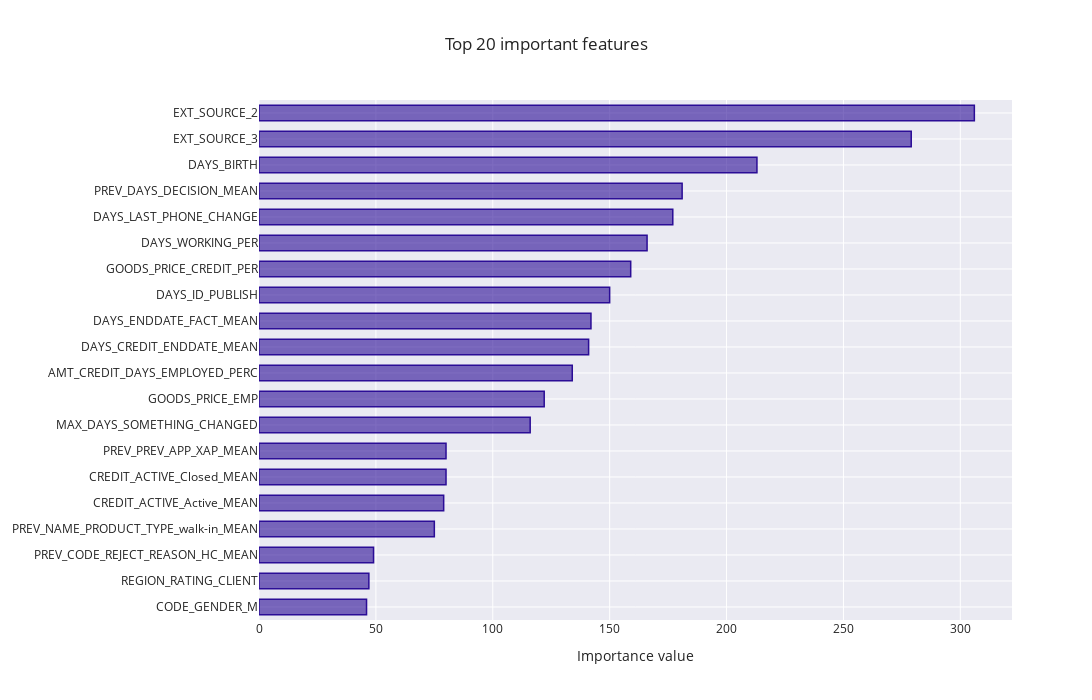

The notebook cell this image was saved under:
### Code cell
# Feautres importance for model
feature_importance_plot(pipe_balance[-1].feature_importances_,
                        train,
                        (LOG,run,'Modele/[Balance]/')
                       )

### Figure 1 — Plotly figure (JSON) as saved in the notebook; plotly's stock layout.template omitted (floating-point values rounded to 4 significant figures)
{"data": [{"marker": {"color": "rgba(43, 13, 150, 0.6)", "line": {"color": "rgba(43, 13, 150, 1.0)", "width": 1.5}}, "orientation": "h", "type": "bar", "x": [46, 47, 49, 75, 79, 80, 80, 116, 122, 134, 141, 142, 150, 159, 166, 177, 181, 213, 279, 306], "y": ["CODE_GENDER_M", "REGION_RATING_CLIENT", "PREV_CODE_REJECT_REASON_HC_MEAN", "PREV_NAME_PRODUCT_TYPE_walk-in_MEAN", "CREDIT_ACTIVE_Active_MEAN", "CREDIT_ACTIVE_Closed_MEAN", "PREV_PREV_APP_XAP_MEAN", "MAX_DAYS_SOMETHING_CHANGED", "GOODS_PRICE_EMP", "AMT_CREDIT_DAYS_EMPLOYED_PERC", "DAYS_CREDIT_ENDDATE_MEAN", "DAYS_ENDDATE_FACT_MEAN", "DAYS_ID_PUBLISH", "GOODS_PRICE_CREDIT_PER", "DAYS_WORKING_PER", "DAYS_LAST_PHONE_CHANGE", "PREV_DAYS_DECISION_MEAN", "DAYS_BIRTH", "EXT_SOURCE_3", "EXT_SOURCE_2"]}], "layout": {"autosize": false, "bargap": 0.4, "height": 700, "title": {"text": "Top 20 important features"}, "width": 1300, "xaxis": {"autorange": true, "range": [0, 322.1], "title": {"text": "Importance value"}, "type": "linear"}, "yaxis": {"automargin": true, "autorange": true, "range": [-0.5, 19.5], "type": "category"}}}
